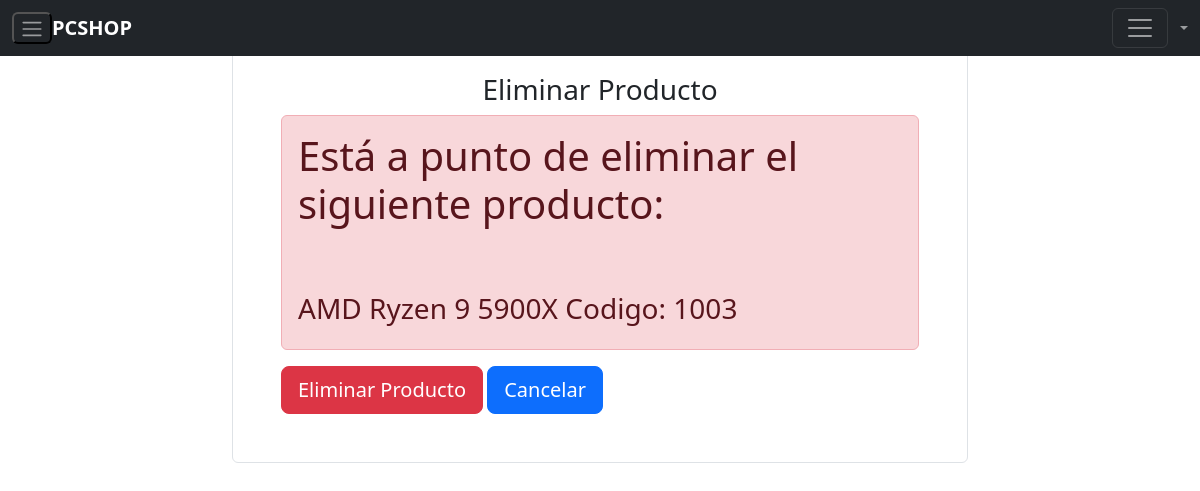
Page /dashboard/eliminarp/1003 (signed in) on the earlier database version.
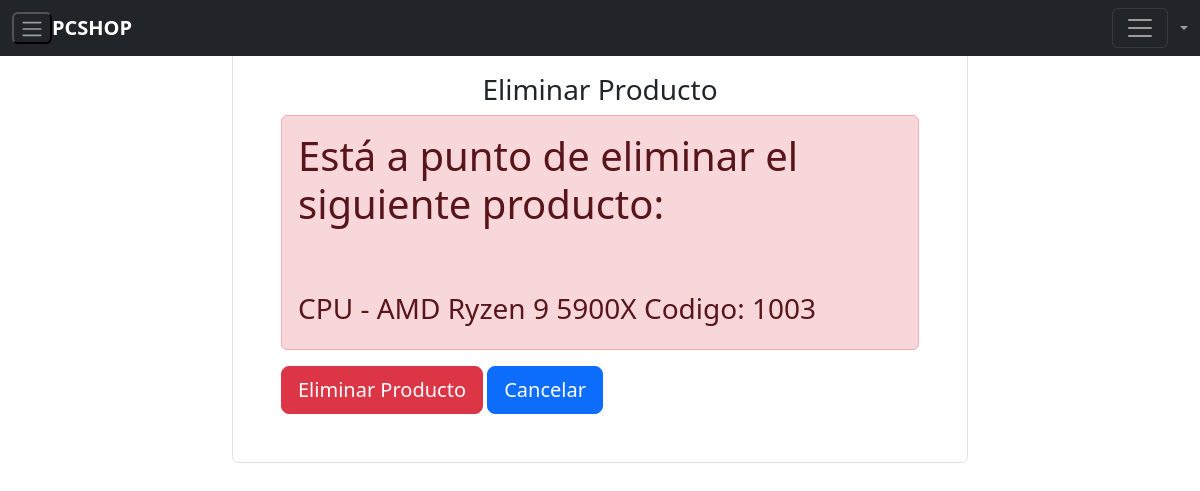
Same page on the later database version.
### aplicacion/models.py (models this page shows)
class Producto(models.Model):
    codigo=models.CharField(max_length=10, primary_key=True, null=False)
    foto_pro=models.ImageField(upload_to='productos',null=False)
    precio=models.CharField(max_length=9,null=False)
    nombre_pro=models.CharField(max_length=100, null=False)
    descripcion=models.CharField( max_length=500, null=False)
    stock=models.IntegerField(default=0, validators=[MinValueValidator(0),MaxValueValidator(999)],null=False)

### aplicacion/views.py (the view)
# urls.py: path('dashboard/eliminarp/<id>', eliminarProducto, name='eliminarp'),
@staff_member_required
def eliminarProducto(request, id):
    producto=get_object_or_404(Producto,codigo=id)
    datos={
        "producto":producto
    }
    if request.method=="POST":
        if producto.foto_pro:
            remove(path.join(str(settings.MEDIA_ROOT).replace('/media','')+producto.foto_pro.url))
        producto.delete()
        messages.error(request, 'Producto Eliminado')
        return redirect(to='productos')
    return render(request,'aplicacion/dashboard/eliminarproducto.html',datos)

### aplicacion/templates/aplicacion/dashboard/eliminarproducto.html (shortened to what this page needs)
{% load static %}
{% load crispy_forms_tags %}
<!DOCTYPE html>
<html lang="en">
<head>
    <link href="https://cdn.jsdelivr.net/npm/bootstrap@5.3.3/dist/css/bootstrap.min.css" rel="stylesheet">
</head>
<body>
    {% include "aplicacion/dashboard/navbar.html"%}
    <div class="container">
        <div class='mt-4 mb-5'>
            <div class="row">
                <div class="col-lg-2"></div>
                <div class="col-lg-8">
                    <div class="p-5 border rounded">
                        <h3 class="text-center">Eliminar Producto</h3>
                        <div class="alert alert-danger" role="alert">
                            <strong>
                                <h1>Está a punto de eliminar el siguiente producto:</h1>
                            </strong>
                            <div class="mt-5">
                                <div class="p-2">
                            </div>
                                <h3>{{producto.nombre_pro}} Codigo: {{producto.codigo}}</h3>
                            </div>
                        </div>
                        <div class="mt-3">
                            <button type="button" class="btn btn-danger btn-lg" data-bs-toggle="modal" data-bs-target="#myModal">
                                Eliminar Producto
                            </button>
                            <a href="{% url 'productos' %}"><input type="button" value="Cancelar"
                                    class="btn btn-primary btn-lg"></a>
                        </div>
                    </div>
                </div>
                <div class="col-lg-2"></div>
            </div>
        </div>
    </div>
</body>
</html>

Differences in the rows shown:
changed Producto id 1003: nombre_pro "AMD Ryzen 9 5900X" → "CPU - AMD Ryzen 9 5900X"
